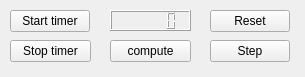
<?xml version="1.0" encoding="UTF-8"?>
<ui version="4.0" connectslotsbyname="false">
 <class>MainWindow</class>
 <widget class="QMainWindow" name="MainWindow">
  <property name="geometry">
   <rect>
    <x>0</x>
    <y>0</y>
    <width>305</width>
    <height>77</height>
   </rect>
  </property>
  <property name="windowTitle">
   <string>MainWindow</string>
  </property>
  <widget class="QWidget" name="centralwidget">
   <widget class="QPushButton" name="pushButton">
    <property name="geometry">
     <rect>
      <x>10</x>
      <y>10</y>
      <width>80</width>
      <height>22</height>
     </rect>
    </property>
    <property name="text">
     <string>Start timer</string>
    </property>
   </widget>
   <widget class="QPushButton" name="pushButton_2">
    <property name="geometry">
     <rect>
      <x>10</x>
      <y>40</y>
      <width>81</width>
      <height>22</height>
     </rect>
    </property>
    <property name="text">
     <string>Stop timer</string>
    </property>
   </widget>
   <widget class="Counter" name="counter">
    <property name="geometry">
     <rect>
      <x>110</x>
      <y>10</y>
      <width>81</width>
      <height>21</height>
     </rect>
    </property>
    <property name="toolTip">
     <string>Counter for testing interactivity and timing</string>
    </property>
    <property name="whatsThis">
     <string>This actor is part of PDS-WF workflow</string>
    </property>
    <property name="smallDecimalPoint">
     <bool>true</bool>
    </property>
    <property name="segmentStyle">
     <enum>QLCDNumber::Filled</enum>
    </property>
    <property name="interval" stdset="0">
     <number>1000</number>
    </property>
   </widget>
   <widget class="QPushButton" name="pushButton_3">
    <property name="geometry">
     <rect>
      <x>110</x>
      <y>40</y>
      <width>81</width>
      <height>22</height>
     </rect>
    </property>
    <property name="text">
     <string>compute</string>
    </property>
   </widget>
   <widget class="QPushButton" name="pushButton_4">
    <property name="geometry">
     <rect>
      <x>210</x>
      <y>10</y>
      <width>80</width>
      <height>22</height>
     </rect>
    </property>
    <property name="text">
     <string>Reset</string>
    </property>
   </widget>
   <widget class="QPushButton" name="pushButton_5">
    <property name="geometry">
     <rect>
      <x>210</x>
      <y>40</y>
      <width>80</width>
      <height>22</height>
     </rect>
    </property>
    <property name="text">
     <string>Step</string>
    </property>
   </widget>
  </widget>
  <action name="actionLoad">
   <property name="text">
    <string>Load</string>
   </property>
  </action>
  <action name="actionSave">
   <property name="text">
    <string>Save</string>
   </property>
  </action>
  <action name="actionExit">
   <property name="text">
    <string>Exit</string>
   </property>
   <property name="shortcut">
    <string>Esc</string>
   </property>
  </action>
 </widget>
 <layoutdefault spacing="6" margin="9"/>
 <customwidgets>
  <customwidget>
   <class>Counter</class>
   <extends>QLCDNumber</extends>
   <header>counter</header>
  </customwidget>
 </customwidgets>
 <resources/>
 <connections>
  <connection>
   <sender>actionExit</sender>
   <signal>triggered()</signal>
   <receiver>MainWindow</receiver>
   <slot>close()</slot>
   <hints>
    <hint type="sourcelabel">
     <x>-1</x>
     <y>-1</y>
    </hint>
    <hint type="destinationlabel">
     <x>223</x>
     <y>73</y>
    </hint>
   </hints>
  </connection>
  <connection>
   <sender>pushButton</sender>
   <signal>clicked()</signal>
   <receiver>counter</receiver>
   <slot>start()</slot>
   <hints>
    <hint type="sourcelabel">
     <x>80</x>
     <y>10</y>
    </hint>
    <hint type="destinationlabel">
     <x>154</x>
     <y>10</y>
    </hint>
   </hints>
  </connection>
  <connection>
   <sender>pushButton_2</sender>
   <signal>clicked()</signal>
   <receiver>counter</receiver>
   <slot>stop()</slot>
   <hints>
    <hint type="sourcelabel">
     <x>81</x>
     <y>61</y>
    </hint>
    <hint type="destinationlabel">
     <x>112</x>
     <y>26</y>
    </hint>
   </hints>
  </connection>
  <connection>
   <sender>pushButton_3</sender>
   <signal>clicked()</signal>
   <receiver>counter</receiver>
   <slot>compute()</slot>
   <hints>
    <hint type="sourcelabel">
     <x>181</x>
     <y>61</y>
    </hint>
    <hint type="destinationlabel">
     <x>181</x>
     <y>30</y>
    </hint>
   </hints>
  </connection>
  <connection>
   <sender>pushButton_4</sender>
   <signal>clicked()</signal>
   <receiver>counter</receiver>
   <slot>reset()</slot>
   <hints>
    <hint type="sourcelabel">
     <x>245</x>
     <y>21</y>
    </hint>
    <hint type="destinationlabel">
     <x>176</x>
     <y>20</y>
    </hint>
   </hints>
  </connection>
  <connection>
   <sender>pushButton_5</sender>
   <signal>clicked()</signal>
   <receiver>counter</receiver>
   <slot>step()</slot>
   <hints>
    <hint type="sourcelabel">
     <x>239</x>
     <y>49</y>
    </hint>
    <hint type="destinationlabel">
     <x>161</x>
     <y>24</y>
    </hint>
   </hints>
  </connection>
 </connections>
 <designerdata>
  <property name="gridDeltaX">
   <number>10</number>
  </property>
  <property name="gridDeltaY">
   <number>10</number>
  </property>
  <property name="gridSnapX">
   <bool>true</bool>
  </property>
  <property name="gridSnapY">
   <bool>true</bool>
  </property>
  <property name="gridVisible">
   <bool>true</bool>
  </property>
 </designerdata>
</ui>
